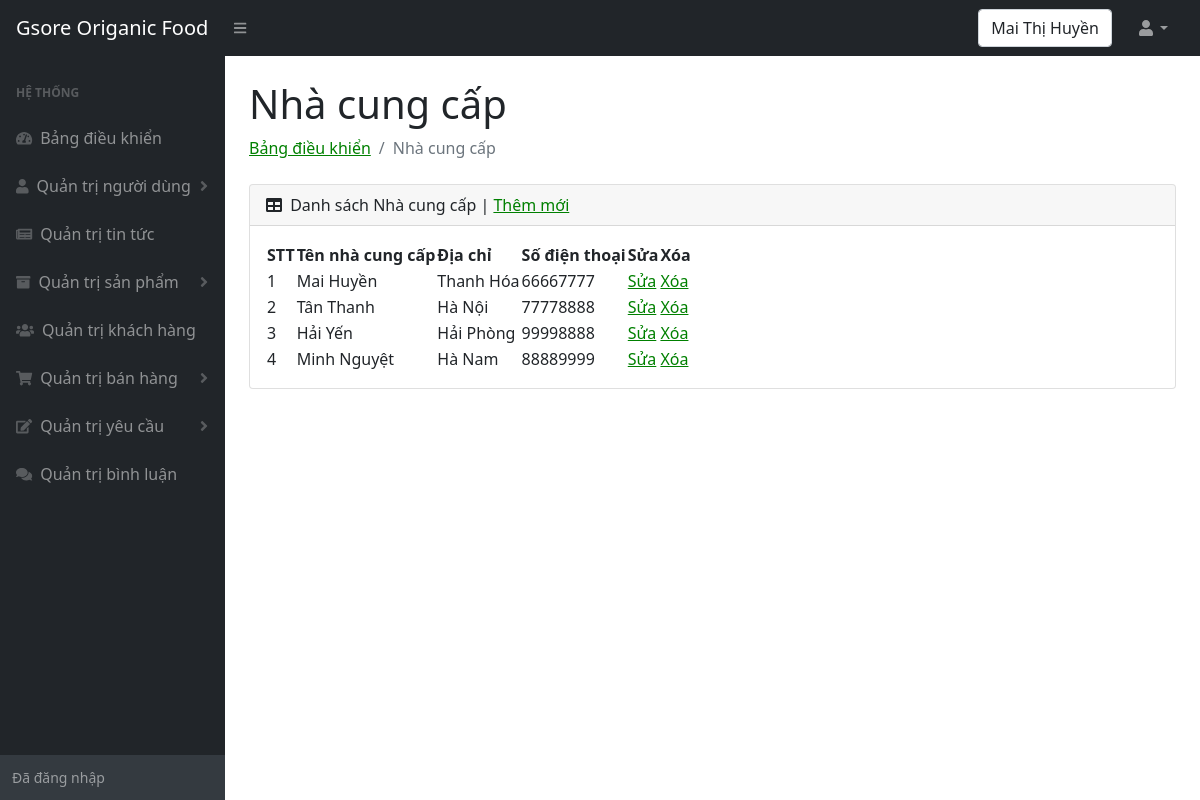
/admin/nhacungcap.php (signed in), run on the app's committed database.
### tables this page shows
CREATE TABLE `nhacungcap` (
  `manhacungcap` int(10) NOT NULL,
  `tennhacungcap` varchar(100) NOT NULL,
  `diachinhacungcap` varchar(100) NOT NULL,
  `sdtnhacungcap` int(15) NOT NULL
);

### admin/nhacungcap.php (the view, shortened to what this page needs)
<!DOCTYPE html>
<html lang="en">
    <html lang="en">
    <head>
        <link href="https://cdn.jsdelivr.net/npm/simple-datatables@latest/dist/style.css" rel="stylesheet" />
        <link href="css/styles.css" rel="stylesheet" />
    </head>
    <body class="sb-nav-fixed">
        <nav class="sb-topnav navbar navbar-expand navbar-dark bg-dark">
            <a class="navbar-brand ps-3" href="../index.php">Gsore Origanic Food </a>
            <button class="btn btn-link btn-sm order-1 order-lg-0 me-4 me-lg-0" id="sidebarToggle" href="#!"><i class="fas fa-bars"></i></button>
            <form class="d-none d-md-inline-block form-inline ms-auto me-0 me-md-3 my-2 my-md-0">
                <div class="input-group">
                  <div class="form-control"><?php  echo $_SESSION['ten_nguoi_dung'];?>  </div>
                </div>
            </form>
            <ul class="navbar-nav ms-auto ms-md-0 me-3 me-lg-4">
                <li class="nav-item dropdown">
                    <a class="nav-link dropdown-toggle" id="navbarDropdown" href="#" role="button" data-bs-toggle="dropdown" aria-expanded="false"><i class="fas fa-user fa-fw"></i></a>
                </li>
            </ul>
        </nav>
        <div id="layoutSidenav">
        <div id="layoutSidenav_nav" >
                <nav class="sb-sidenav accordion sb-sidenav-dark" id="sidenavAccordion">
                    <div class="sb-sidenav-menu">
                        <div class="nav">
                            <div class="sb-sidenav-menu-heading">Hệ thống</div>
                            <a class="nav-link" href="index.php">
                                <div class="sb-nav-link-icon"><i class="fas fa-tachometer-alt"></i></div>
                                Bảng điều khiển
                            </a>
                            <a class="nav-link collapsed" href="nguoidung.php" data-bs-toggle="collapse" data-bs-target="#collapseOne" aria-expanded="false" aria-controls="collapseOne">
                                <div class="sb-nav-link-icon"><i class="fas fa-user"></i></div>
                                Quản trị người dùng
                                <div class="sb-sidenav-collapse-arrow"><i class="fas fa-angle-down"></i></div>
                            </a>
                            <a class="nav-link" href="tintuc.php">
                                <div class="sb-nav-link-icon"><i class="fas fa-newspaper"></i></div>
                                    Quản trị tin tức
                            </a>
                            <a class="nav-link collapsed" href="#" data-bs-toggle="collapse" data-bs-target="#collapseTwo" aria-expanded="false" aria-controls="collapseTwo">
                                <div class="sb-nav-link-icon"><i class="fas fa-archive"></i></div>
                                Quản trị sản phẩm
                                <div class="sb-sidenav-collapse-arrow"><i class="fas fa-angle-down"></i></div>
                            </a>
                            <a class="nav-link" href="khachhang.php">
                                <div class="sb-nav-link-icon"><i class="fas fa-users"></i></div>
                                Quản trị khách hàng
                            </a>
                            <a class="nav-link collapsed" href="#" data-bs-toggle="collapse" data-bs-target="#collapseThree" aria-expanded="false" aria-controls="collapseThree">
                                <div class="sb-nav-link-icon"><i class="fas fa-shopping-cart"></i></div>
                                Quản trị bán hàng
                                <div class="sb-sidenav-collapse-arrow"><i class="fas fa-angle-down"></i></div>
                            </a>
                            <a class="nav-link collapsed" href="#" data-bs-toggle="collapse" data-bs-target="#collapseFour" aria-expanded="false" aria-controls="collapseFour">
                                <div class="sb-nav-link-icon"><i class="fas fa-edit"></i></div>
                                Quản trị yêu cầu
                                <div class="sb-sidenav-collapse-arrow"><i class="fas fa-angle-down"></i></div>
                            </a>
                            <a class="nav-link" href="binhluan.php">
                                <div class="sb-nav-link-icon"><i class="fas fa-comments"></i></div>
                                Quản trị bình luận
                            </a>
                        </div>
                    </div>
                    <div class="sb-sidenav-footer">
                        <div class="small">Đã đăng nhập</div>
                    </div>
                </nav>
            </div>
            <div id="layoutSidenav_content">
                    <main>
                    <div class="container-fluid px-4">
                        <h1 class="mt-4">Nhà cung cấp</h1>
                        <ol class="breadcrumb mb-4">
                            <li class="breadcrumb-item"><a href="index.php">Bảng điều khiển</a></li>
                            <li class="breadcrumb-item active">Nhà cung cấp</li>
                        </ol>
                        <div class="card mb-4">
                            <div class="card-header">
                                <i class="fas fa-table me-1"></i>
                                Danh sách Nhà cung cấp | <a href="ncc_them_moi.php">Thêm mới</a>
                            </div>
                            <div class="card-body">
                                <table id="datatablesSimple">
                                    <thead>
                                        <tr>
                                            <th>STT</th>
                                            <th>Tên nhà cung cấp</th>
                                            <th>Địa chỉ</th>
                                            <th>Số điện thoại</th>
                                            <th>Sửa</th>
                                            <th>Xóa</th>
                                        </tr>
                                    </thead>
                                    <tbody>
                <?php
                  include("../config.php");
                  $sql = "
                          SELECT *
                          from nhacungcap
                          order by manhacungcap desc";
                  $ncc = mysqli_query($ket_noi, $sql);
                  $i=0;
                  while ($row = mysqli_fetch_array($ncc)) {
                  $i++;
                ;?>
                                        <tr>
                                            <td><?php echo $i;?></td>
                                            <td><?php echo $row["tennhacungcap"];?></td>
                                            <td><?php echo $row["diachinhacungcap"];?></td>
                                            <td><?php echo $row["sdtnhacungcap"];?></td>
                                            <td><a href="ncc_sua.php?id=<?php echo $row["manhacungcap"];?>">Sửa</a></td>
                                            <td><a href="ncc_xoa.php?id=<?php echo $row["manhacungcap"];?>">Xóa</a></td>
                                        </tr>
                <?php
                  }
                ;?>
                                    </tbody>
                                </table>
                            </div>
                        </div>
                    </div>
                </main>
            </div>
        </div>
    </body>
</html>

### data on the page
nhacungcap: tennhacungcap "Mai Huyền", diachinhacungcap "Thanh Hóa", sdtnhacungcap "66667777"
nhacungcap: tennhacungcap "Tân Thanh", diachinhacungcap "Hà Nội", sdtnhacungcap "77778888"
nhacungcap: tennhacungcap "Hải Yến", diachinhacungcap "Hải Phòng", sdtnhacungcap "99998888"
nhacungcap: tennhacungcap "Minh Nguyệt", diachinhacungcap "Hà Nam", sdtnhacungcap "88889999"

### other printed values
$_SESSION['ten_nguoi_dung'] "Mai Thị Huyền"
